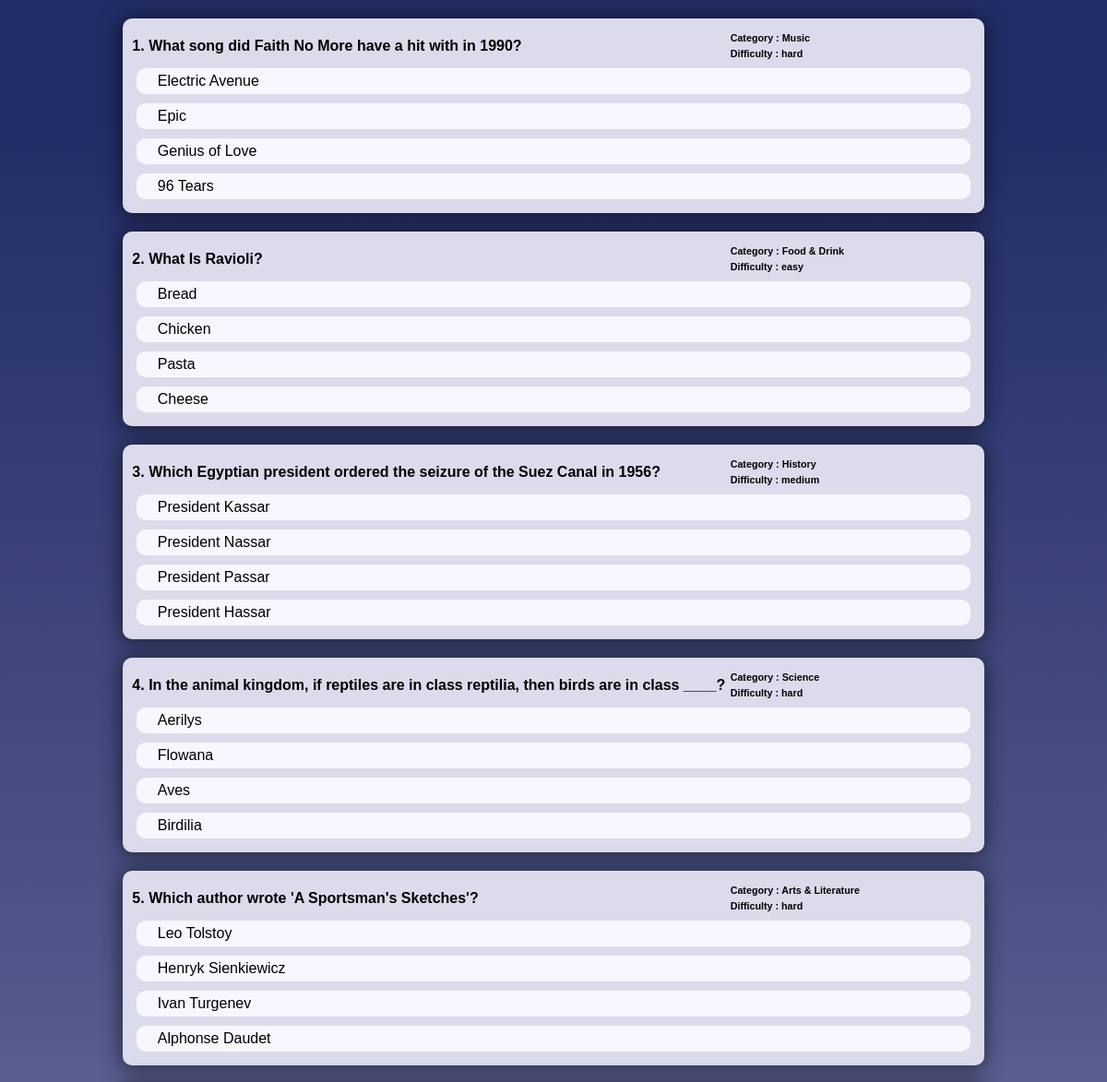
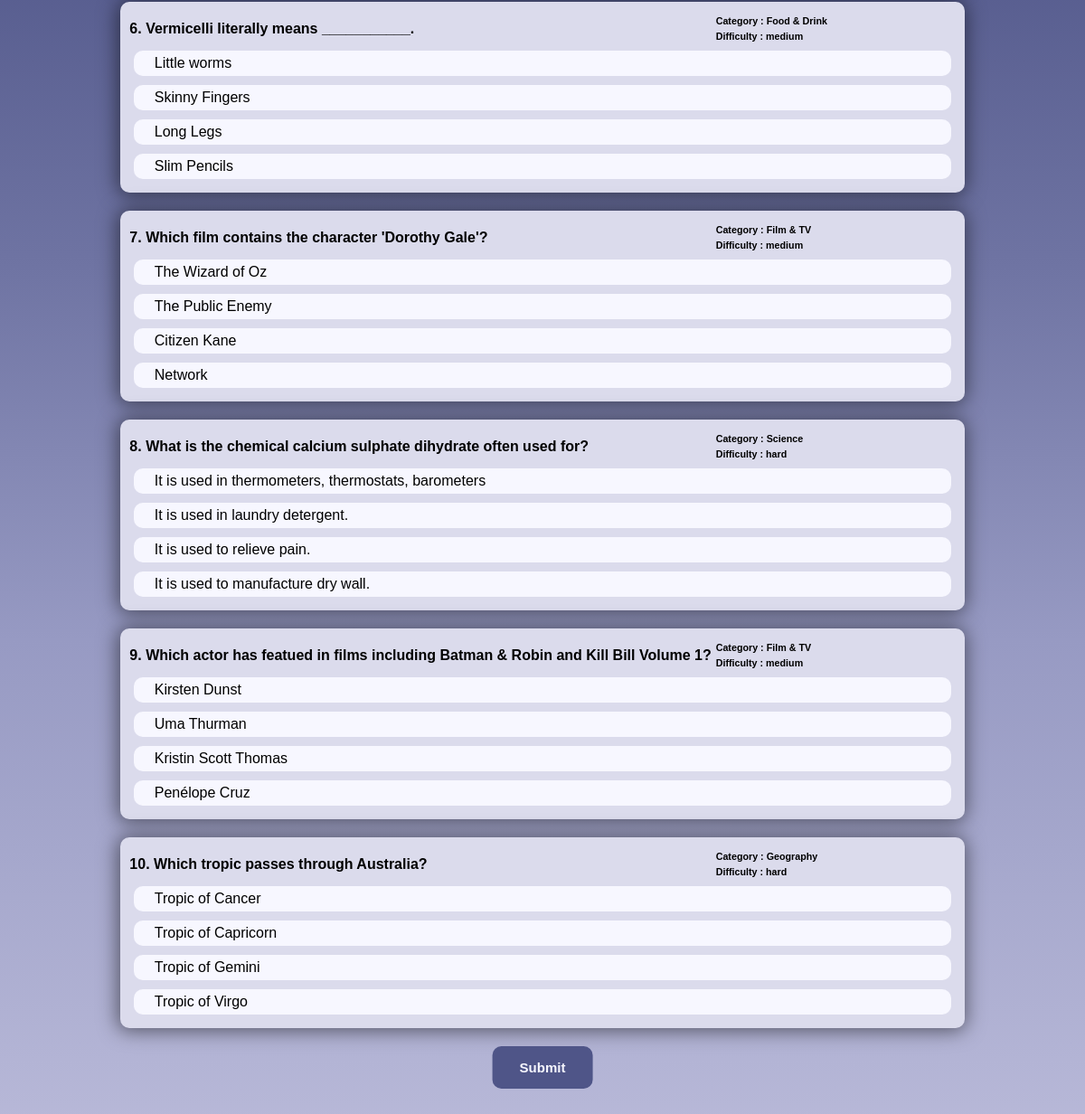
Page /quiz/49 on the committed database (2 pictures, top to bottom).
### base/models.py (models this page shows, shortened)
class Question(models.Model):
    number = models.IntegerField(default=0)
    quiz = models.ForeignKey("Quiz",on_delete=models.CASCADE,null = True)
    question = models.CharField(max_length=300)
    correctAnswer = models.CharField(max_length=300)
    category = models.CharField(max_length=300,default = "string")
    incorrect = models.JSONField(default = "")
    difficulty = models.CharField(max_length=20,default = "easy")
    choices = models.JSONField(default= "")
    playerChoice = models.CharField(max_length=300,default="")

### base/views.py (the view, shortened to what this page needs)
# urls.py: path("quiz/<str:pk>",views.quizView,name = "quiz"),
def quizView(request,pk):
    quiz = Quiz.objects.get(id = pk)
    questions = Question.objects.filter(quiz = quiz)
    if quiz.completed == True:
        return redirect("result",pk = quiz.id)
    context = {"questions": questions}
    return render(request,"base/quiz.html",context)

### base/templates/base/quiz.html (shortened to what this page needs)
{% extends "base/main.html" %}
{% load static %}
{% block content %}
<div class = "container">
  <form method = "POST" action = "" id = "myform">
    {% for q in questions %}
    <div class = "question">
      <div class = "q__header">
        <div>
          <h4>{{q.number}}. {{q.question}}</h4>
        </div>
        <div class = q__info>
          <h6>Category : {{q.category}}</h6>
          <h6>Difficulty : {{q.difficulty}}</h6>
        </div>
      </div>
        <div class = "answers">
            {% for answer in q.choices %}
              <div class = "choice" id = "{{q.number}}">
                <p>{{answer}}</p>
              </div>
            {% endfor %}
        </div>
    </div>
    {% endfor %}
    <input form = "myform" class = "btn" type = "submit">
  </form>
</div>
{% endblock content %}

### static/styles/style.css (style rules this page uses)
* { margin: 0; padding: 0; font-family: "Fira Sans", sans-serif; }
html,body { scroll-behavior: smooth; display: flex; justify-content: center; align-items: center; min-height: 100vh; background: rgb(193,193,222); background: linear-gradient(0deg, rgba(193,193,222,1) 0%, rgba(151,154,195,1) 27%, rgba(111,116,163,1) 43%, rgba(79,85,136,1) 60%, rgba(34,45,103,1) 95%); }
.container { margin: auto; max-width: 1200px; display: flex; justify-content: space-evenly; align-items: center; }
.btn { background-color: #4f5588; border: none; border-radius: 10px; padding: 15px 30px; font-size: 15px; font-weight: 700; color: rgb(247, 247, 255); cursor: pointer; }
.container { margin: auto; max-width: 1200px; }
.q__header { display: flex; justify-content: space-between; align-items: center; }
.q__info { width: 250px; text-align: left; margin-right: 20px; }
.q__info h6 { margin: 5px; }
.answers { display: flex; flex-direction: column; }
.question { box-shadow: -1px 1px 21px 2px rgba(0,0,0,0.52); -webkit-box-shadow: -1px 1px 21px 2px rgba(0,0,0,0.52); -moz-box-shadow: -1px 1px 21px 2px rgba(0,0,0,0.52); background-color: rgb(219, 219, 236); padding: 10px; border-radius: 10px; margin: 20px }
.choice { background-color: rgb(247, 247, 255); padding: 5px; border-radius: 10px; margin: 5px; cursor: pointer; }
.choice p { display: inline-block; padding: 0px; margin: 0px; }
#myform .btn { position: relative; left: 50%; transform: translateX(-50%); margin-bottom: 200px; }
.q__info h6, .q__box__right h3 { margin: 5px; }

### rows in the picture
Question: number "1", question "What song did Faith No More have a hit with in 1990?", category "Music", difficulty "hard", choices "Electric Avenue" "Epic" "Genius of Love" "96 Tears"
Question: number "2", question "What Is Ravioli?", category "Food & Drink", difficulty "easy", choices "Bread" "Chicken" "Pasta" "Cheese"
Question: number "3", question "Which Egyptian president ordered the seizure of the Suez Canal in 1956?", category "History", difficulty "medium", choices "President Kassar" "President Nassar" "President Passar" "President Hassar"
Question: number "4", question "In the animal kingdom, if reptiles are in class reptilia, then birds are in class ____?", category "Science", difficulty "hard", choices "Aerilys" "Flowana" "Aves" "Birdilia"
Question: number "5", question "Which author wrote 'A Sportsman's Sketches'?", category "Arts & Literature", difficulty "hard", choices "Leo Tolstoy" "Henryk Sienkiewicz" "Ivan Turgenev" "Alphonse Daudet"
Question: number "6", question "Vermicelli literally means ___________.", category "Food & Drink", difficulty "medium", choices "Little worms" "Skinny Fingers" "Long Legs" "Slim Pencils"
Question: number "7", question "Which film contains the character 'Dorothy Gale'?", category "Film & TV", difficulty "medium", choices "The Wizard of Oz" "The Public Enemy" "Citizen Kane" "Network"
Question: number "8", question "What is the chemical calcium sulphate dihydrate often used for?", category "Science", difficulty "hard", choices "It is used in thermometers, thermostats, barometers" "It is used in laundry detergent." "It is used to relieve pain." "It is used to manufacture dry wall."
Question: number "9", question "Which actor has featued in films including Batman & Robin and Kill Bill Volume 1?", category "Film & TV", difficulty "medium", choices "Kirsten Dunst" "Uma Thurman" "Kristin Scott Thomas" "Penélope Cruz"
Question: number "10", question "Which tropic passes through Australia?", category "Geography", difficulty "hard", choices "Tropic of Cancer" "Tropic of Capricorn" "Tropic of Gemini" "Tropic of Virgo"
